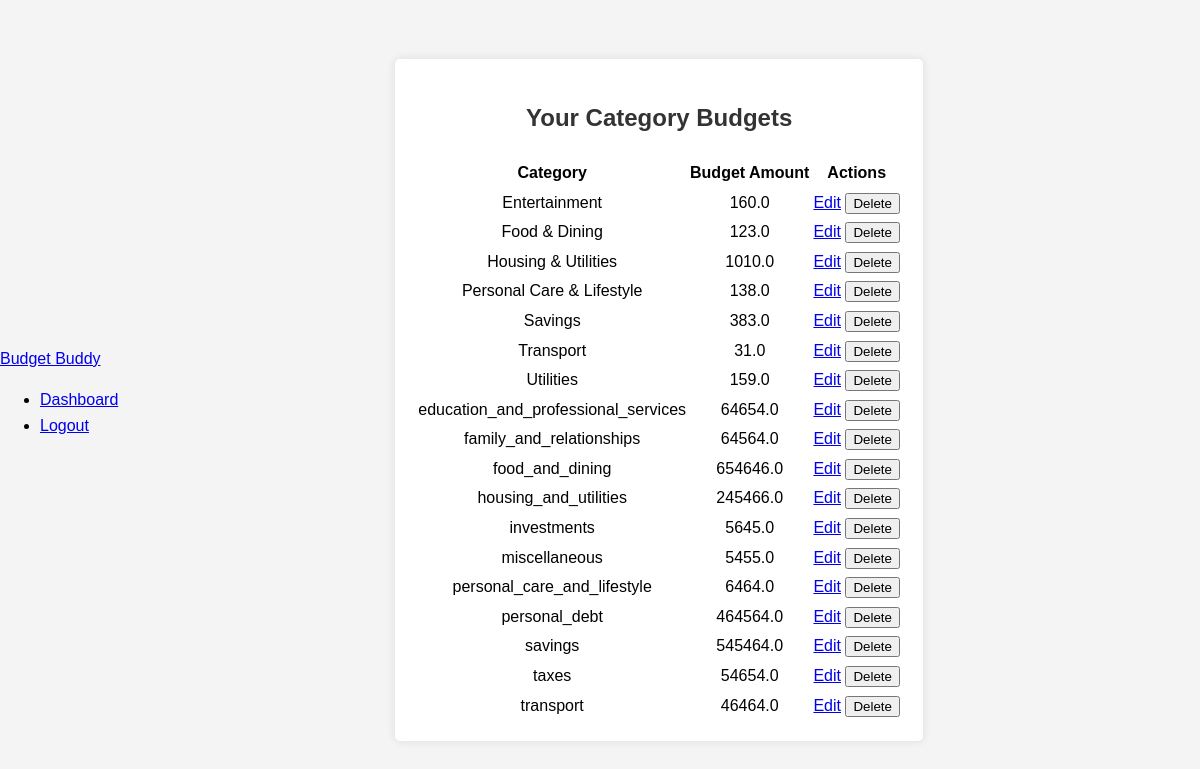
The page /category-budgets/view-all (signed in) on the database its author committed.
### app.py (models this page shows, shortened)
class Budget(db.Model):
    id = db.Column(db.Integer, primary_key=True)
    user_id = db.Column(db.Integer, db.ForeignKey('user.id'))
    category = db.Column(db.String(80), nullable=False)  # Specific category like "Housing", "Food", etc.
    budget_amount = db.Column(db.Float, nullable=True)  # Budget amount for that category
    day_set = db.Column(db.Integer, nullable=True)  # New field for day of the month
    last_budget_setting = db.Column(db.Date, nullable=True)  # New field for the last date when the budget was set
    month = db.Column(db.Integer, nullable=False, default=datetime.utcnow().month)
    year = db.Column(db.Integer, nullable=False, default=datetime.utcnow().year)
    user = db.relationship('User', back_populates='budgets')
    ___table_args__ = (db.UniqueConstraint('user_id', 'category', 'month', 'year', name='unique_category_per_user_per_month_per_year'),)

### app.py (the view)
@app.route('/category-budgets/view-all', methods=['GET'])
@login_required
def view_category_budgets():
    category_budgets = Budget.query.filter(Budget.user_id == current_user.id).all()
    return render_template('view_category_budgets.html', category_budgets=category_budgets), 200  # OK

### app.py (called while the page is built)
@login_manager.user_loader
def load_user(user_id):
    return User.query.get(int(user_id))

@app.context_processor
def utility_processor():
    return dict(range=range)

@app.context_processor
def inject_notifications_count():
    if current_user.is_authenticated:
        unread_notifications_count = Notification.query.filter_by(user_id=current_user.id, is_read=False).count()
        return {'unread_notifications_count': unread_notifications_count}
    return {}

@app.context_processor
def inject_predefined_categories():
    return dict(PREDEFINED_CATEGORIES=PREDEFINED_CATEGORIES)

### templates/view_category_budgets.html
{% extends "base.html" %}
{% block content %}
<h2>Your Category Budgets</h2>
<table>
    <thead>
        <tr>
            <th>Category</th>
            <th>Budget Amount</th>
            <th>Actions</th>
        </tr>
    </thead>
    <tbody>
        {% for budget in category_budgets %}
        <tr>
            <td>{{ budget.category }}</td>
            <td>{{ budget.budget_amount }}</td>
            <td>
                <a href="{{ url_for('update_category_budget', budget_id=budget.id) }}">Edit</a>
                <form action="{{ url_for('delete_category_budget', budget_id=budget.id) }}" method="post" style="display: inline;">
                    <input type="submit" value="Delete" onclick="return confirm('Are you sure?');">
                </form>
            </td>
        </tr>
        {% endfor %}
    </tbody>
</table>
{% endblock %}

### templates/base.html (shortened to what this page needs)
<!DOCTYPE html>
<html lang="en">
<head>
    <link rel="stylesheet" type="text/css" href="{{ url_for('static', filename='css/styles.css') }}">
</head>
<body>
    <header>
        <nav class="navbar">
            <div class="navbar-brand">
                <a href="{{ url_for('dashboard') }}">Budget Buddy</a>
            </div>
            <ul class="navbar-menu">
                <li><a href="{{ url_for('dashboard') }}">Dashboard</a></li>
                <li><a href="{{ url_for('logout') }}">Logout</a></li>
            </ul>
        </nav>
    </header>
    <div class="container">
        <div class="content">
            {% block content %}{% endblock %}
        </div>
    </div>
</body>
</html>

### static/css/styles.css (style rules this page uses)
body { font-family: Arial, sans-serif; line-height: 1.6; background-color: #f4f4f4; margin: 0; padding: 0; display: flex; justify-content: center; align-items: center; height: 100vh; }
.container { max-width: 800px; margin: auto; padding: 20px; background-color: #fff; border-radius: 5px; box-shadow: 0 0 10px rgba(0, 0, 0, 0.1); text-align: center; }
h1, h2, h3, h4 { color: #333; }

### rows shown on the page
Budget: category "Entertainment", budget_amount "160.0"
Budget: category "Food & Dining", budget_amount "123.0"
Budget: category "Housing & Utilities", budget_amount "1010.0"
Budget: category "Personal Care & Lifestyle", budget_amount "138.0"
Budget: category "Savings", budget_amount "383.0"
Budget: category "Transport", budget_amount "31.0"
Budget: category "Utilities", budget_amount "159.0"
Budget: category "education_and_professional_services", budget_amount "64654.0"
Budget: category "family_and_relationships", budget_amount "64564.0"
Budget: category "food_and_dining", budget_amount "654646.0"
Budget: category "housing_and_utilities", budget_amount "245466.0"
Budget: category "investments", budget_amount "5645.0"
Budget: category "miscellaneous", budget_amount "5455.0"
Budget: category "personal_care_and_lifestyle", budget_amount "6464.0"
Budget: category "personal_debt", budget_amount "464564.0"
Budget: category "savings", budget_amount "545464.0"
Budget: category "taxes", budget_amount "54654.0"
Budget: category "transport", budget_amount "46464.0"
